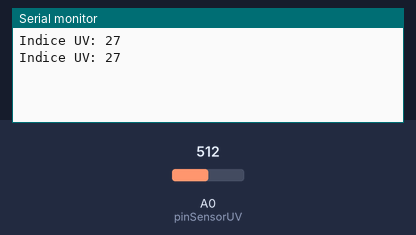
The sketch below on a simulated Arduino Uno, built with avr-gcc and run on an emulated ATmega328P. Shown: the last lines printed to the serial monitor. Inputs (shaded band) come from the test bench; at power-on: A0 (pinSensorUV) = 512.

Above: at 1.8 s.
1.9 s: A0 (pinSensorUV) set to 716
At 2.8 s:
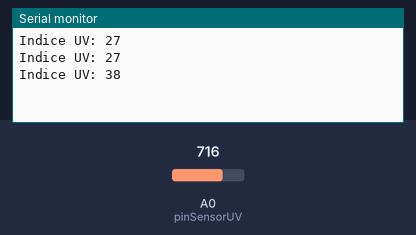
3.4 s: A0 (pinSensorUV) set to 900
At 4.6 s:
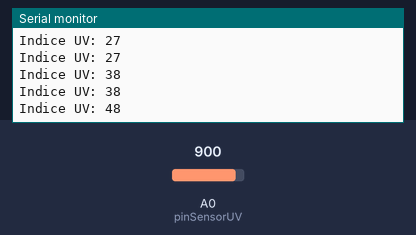
Timing chart, 0 to 6.4 s (numbered marks = the images above; inputs shaded):
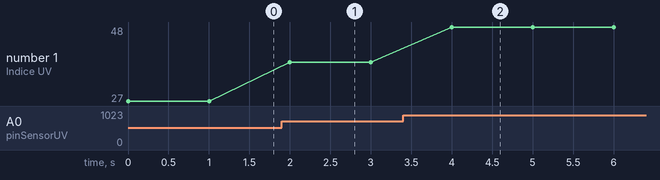

The sketch:

radiacao.ino
```cpp
#define pinSensorUV    A0

// DECLARAÇÃO DE VARIÁVEIS
int leituraUV=0; // VARIÁVEL PARA ARMAZENAR A LEITURA DA PORTA ANALÓGICA
byte indiceUV=0; // VARIÁVEL PARA ARMAZENAR A CONVERSÃO PARA INDICE UV

void setup() {
	Serial.begin(9600);
  pinMode(pinSensorUV, INPUT);
}

void loop() {

  leituraUV = analogRead(pinSensorUV); // REALIZA A LEITURA DA PORTA ANALÓGICA
  indiceUV = map(leituraUV, 0,203,0,11) ; // CONVERTE A FAIXA DE SINAL DO SENSOR DE 0V A 1V PARA O INDICE UV DE 0 A 10.

  Serial.print("Indice UV: ");
  Serial.println(indiceUV);

  delay(1000); // DELAY PARA APROXIMAR AS MEDIDAS DO TEMPO DE RESPOSTA DO SENSOR DE 500 mS
}
```

Measured:
- after the input at 1.9 s, the serial monitor: prints a new line after 0.10 s (image 1)
- after the input at 3.4 s, the serial monitor: prints a new line after 0.60 s (image 2)
- plotted number 1: 27 → 38 after the input at 1.9 s, 38 → 48 after the input at 3.4 s
